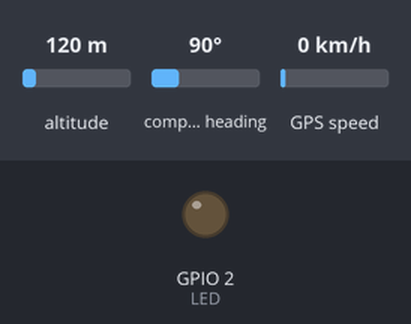
Simulated run of this sketch. Board: ESP32. Shown: output pins drawn as LEDs (lit = HIGH). The inputs (shaded band) are chosen by the test bench; at power-on: altitude 120 m, compass heading 90°, GPS speed 0 km/h. WiFi joins after 1.5 s; servers stay silent unless stated; uploads are accepted with an empty reply; the GPS gets a fix after 3 s at 37.7749, -122.4194 with 8 satellites; what the sketch prints to the serial monitor is not drawn.

Above: at 0.1 s.
At 1.6 s:
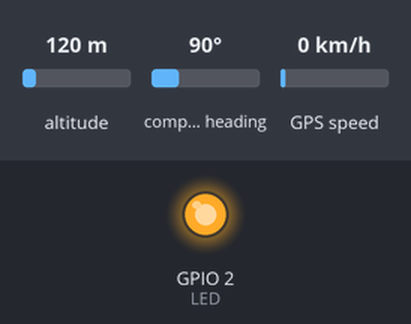
Timing chart, 0 to 5.0 s (numbered marks = the images above):
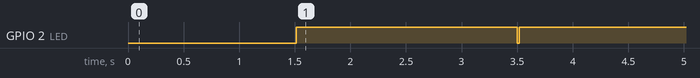

Measured:
- by itself, GPIO 2 (LED): LOW → HIGH at 1.5 s, → LOW 2.0 s later, → HIGH 0.02 s later

The sketch:

v4.ino
```cpp
#include <TinyGPS++.h>
#include <HardwareSerial.h>
#include <WiFi.h>
#include <HTTPClient.h>

// ================= GPS =================
TinyGPSPlus gps;
HardwareSerial SerialGPS(2);

#define RXD2 16
#define TXD2 17
#define LED  2

// ================= Log =================
unsigned long lastLog = 0;
const unsigned long logInterval = 2000; // 2 วินาที

// ================= WiFi =================
const char* ssid     = "LukMuoo_HA";
const char* password = "Smartpiglet";

// ================= Server =================
String serverURL  = "https://projectmyluggie.pythonanywhere.com/update";
String deviceName = "LUGGIE-01";

// ================= Timer =================
unsigned long lastBlink   = 0;
unsigned long lastSend    = 0;
unsigned long lastFixTime = 0;

bool ledState = false;

const unsigned long blinkInterval = 500;
const unsigned long sendInterval  = 30000; // 30 วินาที
const unsigned long fixTimeout    = 3000;  // FIX timeout 3 วินาที

// ================= Setup =================
void setup() {
  Serial.begin(115200);
  SerialGPS.begin(9600, SERIAL_8N1, RXD2, TXD2);

  pinMode(LED, OUTPUT);
  digitalWrite(LED, LOW);

  // WiFi connect
  WiFi.begin(ssid, password);
  Serial.print("Connecting WiFi");
  while (WiFi.status() != WL_CONNECTED) {
    delay(500);
    Serial.print(".");
  }
  Serial.println("\nWiFi connected: " + WiFi.localIP().toString());
}

// ================= Loop =================
void loop() {
  // อ่าน GPS ตลอดเวลา
  while (SerialGPS.available()) {
    gps.encode(SerialGPS.read());
  }

  // อัปเดตเวลา FIX ล่าสุด (ไม่ใช้ isUpdated)
  if (gps.location.isValid()) {
    lastFixTime = millis();
  }

  // FIX จริง = ยังไม่ timeout
  bool gpsFixed = (millis() - lastFixTime) < fixTimeout;

  // ================= GPS FIX =================
  if (gpsFixed) {
    digitalWrite(LED, HIGH);

    double lat = gps.location.lat();
    double lon = gps.location.lng();
    int sats   = gps.satellites.isValid() ? gps.satellites.value() : 0;

    // Log แบบไม่รัว
    if (millis() - lastLog >= logInterval) {
      lastLog = millis();
      Serial.printf("GPS FIX: %.6f, %.6f | SAT: %d\n", lat, lon, sats);
    }

    // ส่งข้อมูลทุก sendInterval
    if (millis() - lastSend >= sendInterval) {
      lastSend = millis();

      if (WiFi.status() == WL_CONNECTED) {
        HTTPClient http;
        http.begin(serverURL);
        http.addHeader("Content-Type", "application/json");

        String json = "{";
        json += "\"device_name\":\"" + deviceName + "\",";
        json += "\"ip_address\":\"" + WiFi.localIP().toString() + "\",";
        json += "\"lat\":" + String(lat, 6) + ",";
        json += "\"lon\":" + String(lon, 6) + ",";
        json += "\"satellites\":" + String(sats);
        json += "}";

        int code = http.POST(json);
        Serial.printf("POST %d\n", code);
        http.end();
      }
    }
  }
  // ================= GPS NOT FIX =================
  else {
    // Log แบบจำกัดความถี่
    if (millis() - lastLog >= logInterval) {
      lastLog = millis();
      Serial.println("Waiting for GPS fix...");
    }

    // LED กระพริบ
    if (millis() - lastBlink >= blinkInterval) {
      lastBlink = millis();
      ledState = !ledState;
      digitalWrite(LED, ledState);
    }
  }
}
```
